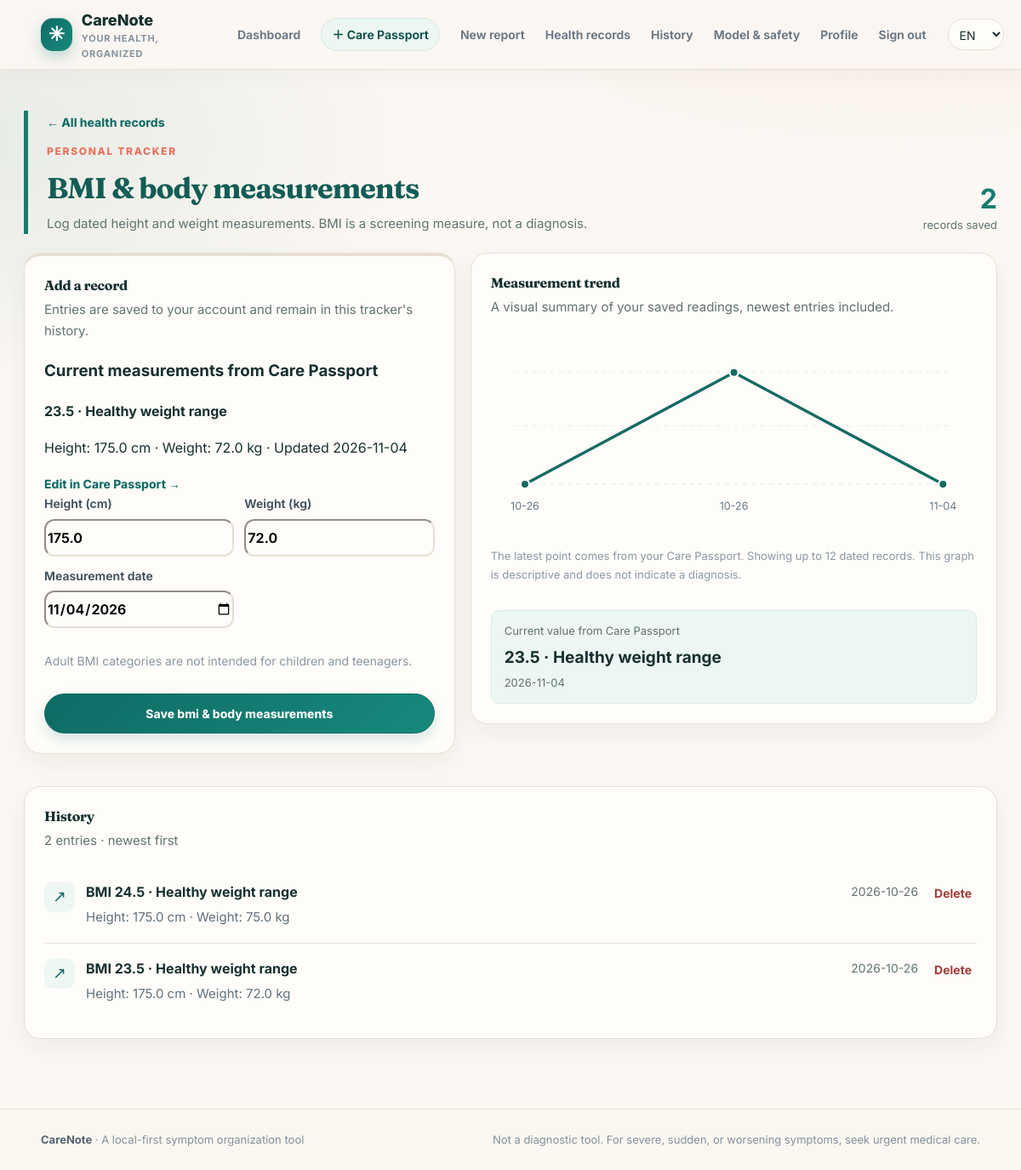
Page /health-records/bmi (signed in) on the committed database.
### tables this page shows
CREATE TABLE health_profiles (
                user_id INTEGER PRIMARY KEY, profile_json TEXT, status TEXT NOT NULL DEFAULT 'pending',
                updated_at TEXT NOT NULL,
                FOREIGN KEY(user_id) REFERENCES users(id) ON DELETE CASCADE);

CREATE TABLE health_entries (
                id INTEGER PRIMARY KEY AUTOINCREMENT, user_id INTEGER NOT NULL,
                entry_type TEXT NOT NULL, entry_json TEXT NOT NULL, recorded_at TEXT NOT NULL,
                FOREIGN KEY(user_id) REFERENCES users(id) ON DELETE CASCADE);

### app.py (the view, shortened to what this page needs)
    @app.route("/health-records/<section>", methods=["GET", "POST"])
    @login_required
    def health_record_detail(section):
        if section not in HEALTH_SECTIONS: abort(404)
        cfg = HEALTH_SECTIONS[section]
        all_entries = load_health_entries(g.user["id"])
        entries = [item for item in all_entries if section_matches(section, item)]
        entries.sort(key=lambda item: (item.get("date") or item["recorded_at"][:10], item["recorded_at"]))
        profile_record = load_health_profile_record(g.user["id"])
        passport_profile = profile_record["profile"] if profile_record else None
        passport_bmi = passport_tracker_value("bmi", profile_record)
        passport_medications = passport_profile.get("medications", []) if passport_profile else []
        passport_has_medication_status = bool(
            passport_profile and (passport_medications or passport_profile.get("no_medications"))
        )
        numeric_key = {"bmi": "bmi", "blood-pressure": "systolic", "temperature": "value", "pulse": "bpm"}.get(section)
        graph_points = []
        graph_points_secondary = []
        if numeric_key and entries:
            chart_entries = entries[-12:]
            if section == "bmi" and passport_value_is_newest(passport_bmi, entries):
                chart_entries = entries[-11:] + [passport_bmi["item"]]
                chart_entries.sort(key=lambda item: (item.get("date") or item["recorded_at"][:10], item["recorded_at"]))
            values = []
            secondary_values = []
            for item in chart_entries:
                value = float(item.get(numeric_key, 0))
                if section == "temperature" and item.get("unit") == "F": value = (value - 32) * 5 / 9
                values.append(value)
                if section == "blood-pressure": secondary_values.append(float(item.get("diastolic", 0)))
            all_values = values + secondary_values
            low, high = min(all_values), max(all_values)
            spread = high - low or max(abs(high) * 0.1, 1)
            for index, (item, value) in enumerate(zip(chart_entries, values)):
                x = 35 + (index * 430 / max(1, len(chart_entries) - 1))
                y = 155 - ((value - low) / spread) * 115
                label = (item.get("date") or item["recorded_at"][:10])[-5:]
                graph_points.append({"x": round(x, 1), "y": round(y, 1), "coords": f"{x:.1f},{y:.1f}", "label": label, "value": round(value, 1)})
                if section == "blood-pressure":
                    dvalue = secondary_values[index]
                    dy = 155 - ((dvalue - low) / spread) * 115
                    graph_points_secondary.append({"x": round(x, 1), "y": round(dy, 1), "coords": f"{x:.1f},{dy:.1f}", "label": label, "value": round(dvalue, 1)})
        severity_counts = []
        if section == "symptoms":
            severity_counts = [{"label": label, "count": sum(1 for item in entries if item.get("severity") == label)} for label in ("Mild", "Moderate", "Severe", "Unsure")]
        activity_counts = []
        if section in {"symptoms", "medications", "appointments"}:
            grouped = Counter((item.get("date") or item["recorded_at"][:10]) for item in entries)
            activity_counts = [{"date": day, "count": count} for day, count in sorted(grouped.items())[-8:]]
        activity_max = max([row["count"] for row in activity_counts], default=1)
        latest = entries[-1] if entries else None
        latest_value = health_display_value(section, latest) if latest else None
        latest_source = ""
        passport_value = passport_tracker_value(section, profile_record)
        if passport_value_is_newest(passport_value, entries):
            latest = {"date": passport_value["date"], "recorded_at": passport_value["recorded_at"]}
            latest_value = passport_value["value"]
            latest_source = passport_value["source"]
        return render_template("health_record_detail.html", title=cfg["title"], section=section, config=cfg, entries=list(reversed(entries[-100:])), today=datetime.now(timezone.utc).date().isoformat(), graph_points=graph_points, graph_polyline=" ".join(point["coords"] for point in graph_points), graph_points_secondary=graph_points_secondary, graph_polyline_secondary=" ".join(point["coords"] for point in graph_points_secondary), severity_counts=severity_counts, activity_counts=activity_counts, activity_max=activity_max, latest=latest, latest_value=latest_value, latest_source=latest_source, total=len(entries), passport_profile=passport_profile, passport_record=profile_record, passport_bmi=passport_bmi, passport_medications=passport_medications, passport_has_medication_status=passport_has_medication_status)

### modules/health_profile.py (called while the page is built)
def calc_age(dob_iso, today=None):
    today = today or date.today()
    try:
        dob = date.fromisoformat(str(dob_iso)[:10])
    except ValueError:
        return None
    if dob > today:
        return None
    age = today.year - dob.year - ((today.month, today.day) < (dob.month, dob.day))
    return age if 0 <= age <= 120 else None

def bmi_info(height_cm, weight_kg):
    if not height_cm or not weight_kg:
        return None, None
    bmi = round(weight_kg / ((height_cm / 100) ** 2), 1)
    cat = ("Underweight" if bmi < 18.5 else "Healthy weight range" if bmi < 25
           else "Overweight range" if bmi < 30 else "Obesity range")
    return bmi, cat

### templates/health_record_detail.html (shortened to what this page needs)
{% extends 'base.html' %}
{% block content %}
<section class="page-heading compact health-detail-heading tool-{{ config.accent }}"><div><a class="text-link" href="{{ url_for('health_records_page') }}">← All health records</a><div class="eyebrow">PERSONAL TRACKER</div><h1>{{ config.title }}</h1><p>{% if section=='bmi' %}Log dated height and weight measurements. BMI is a screening measure, not a diagnosis.{% elif section=='blood-pressure' %}Save each reading with its date and review systolic and diastolic trends.{% elif section=='temperature' %}Record temperatures in Celsius or Fahrenheit. The conversion is for reference only.{% elif section=='pulse' %}Keep a dated record of heart rate in beats per minute.{% elif section=='symptoms' %}Keep a timeline of symptoms, their severity, duration, and any notes.{% elif section=='medications' %}Document medications and the instructions you have been given. CareNote does not recommend medication or dosage.{% else %}Write down questions and topics you want to discuss with your clinician.{% endif %}</p></div><div class="health-detail-stat"><strong>{{ total }}</strong><span>{{ 'record' if total==1 else 'records' }} saved</span></div></section>
<div class="health-detail-layout">
<section class="panel health-detail-form tool-{{ config.accent }}"><div class="panel-heading"><div><h2>Add a record</h2><p>Entries are saved to your account and remain in this tracker's history.</p></div></div>
{% if section=='bmi' and passport_bmi %}<div class="passport-sync-card"><h3>Current measurements from Care Passport</h3><strong>{{ passport_bmi.value }}</strong><p>Height: {{ passport_profile.height_cm }} cm · Weight: {{ passport_profile.weight_kg }} kg · Updated {{ passport_record.updated_at[:10] }}</p><a class="text-link" href="{{ url_for('onboarding') }}">Edit in Care Passport →</a></div>{% endif %}
{% if section in ['bmi','blood-pressure','temperature','pulse'] %}
<form method="post" action="{{ url_for('health_record_detail',section=section) }}" class="health-log-form"><input type="hidden" name="csrf_token" value="{{ csrf_token() }}"><input type="hidden" name="entry_type" value="measurement">
{% if section=='bmi' %}<div class="health-field-grid"><label>Height (cm)<input required type="number" name="height_cm" min="50" max="250" step="0.1" value="{{ passport_profile.height_cm if passport_profile and passport_profile.height_cm else '' }}" placeholder="e.g. 170"></label><label>Weight (kg)<input required type="number" name="weight_kg" min="2" max="500" step="0.1" value="{{ passport_profile.weight_kg if passport_profile and passport_profile.weight_kg else '' }}" placeholder="e.g. 68.5"></label><label>Measurement date<input type="date" name="date" value="{{ today }}" required></label></div><p class="field-help">Adult BMI categories are not intended for children and teenagers.</p>
{% else %}<div class="health-field-grid"><label>Heart rate (BPM)<input required type="number" name="bpm" min="20" max="300" placeholder="e.g. 72"></label><label>Reading date<input type="date" name="date" value="{{ today }}" required></label></div>{% endif %}
<button class="button" type="submit">Save {{ config.title|lower }}</button></form>
{% endif %}
</section>
<section class="panel health-trend-panel"><div class="panel-heading"><div><h2>{% if section in ['bmi','blood-pressure','temperature','pulse'] %}Measurement trend{% elif section=='symptoms' %}Severity overview{% elif section=='medications' %}Medication history{% else %}Appointment history{% endif %}</h2><p>{% if section in ['bmi','blood-pressure','temperature','pulse'] %}A visual summary of your saved readings, newest entries included.{% elif section=='symptoms' %}Count of symptom entries by self-reported severity.{% else %}Your saved entries, ordered by date.{% endif %}</p></div></div>
{% if graph_points %}<div class="health-svg-wrap"><svg class="health-line-chart" viewBox="0 0 500 205" role="img" aria-label="Trend of saved {{ config.title|lower }} readings"><line x1="25" y1="40" x2="475" y2="40" class="chart-grid-line"/><line x1="25" y1="95" x2="475" y2="95" class="chart-grid-line"/><line x1="25" y1="155" x2="475" y2="155" class="chart-grid-line"/><polyline points="{{ graph_polyline }}" class="health-chart-line"/>{% if section=='blood-pressure' %}<polyline points="{{ graph_polyline_secondary }}" class="health-chart-line health-chart-line-secondary"/>{% endif %}{% for point in graph_points %}<circle cx="{{ point.x }}" cy="{{ point.y }}" r="4.5" class="health-chart-dot"><title>{{ point.label }}: {{ point.value }}</title></circle><text x="{{ point.x }}" y="181" text-anchor="middle" class="health-chart-label">{{ point.label }}</text>{% endfor %}</svg><p class="chart-footnote">{% if section=='blood-pressure' %}Systolic is shown as the main line and diastolic as the second line.{% elif section=='temperature' %}Temperatures are normalized to Celsius for comparison.{% endif %}{% if section=='bmi' and latest_source=='Care Passport' %} The latest point comes from your Care Passport.{% endif %} Showing up to 12 dated records. This graph is descriptive and does not indicate a diagnosis.</p></div>{% endif %}
{% if latest %}<div class="health-latest-callout"><span>{% if latest_source %}Current value from {{ latest_source }}{% else %}Latest saved value{% endif %}</span><strong>{{ latest_value }}</strong><small>{{ latest.date or latest.recorded_at[:10] }}</small></div>{% endif %}
</section>
</div>
<section class="panel health-log-history"><div class="panel-heading"><div><h2>History</h2><p>{{ total }} {{ 'entry' if total==1 else 'entries' }} · newest first</p></div></div>
{% if entries %}<div class="health-log-list">{% for entry in entries %}<article class="health-log-row"><div class="health-log-badge">{% if section=='bmi' %}↗{% elif section=='blood-pressure' %}♡{% elif section=='temperature' %}℃{% elif section=='pulse' %}♥{% elif section=='symptoms' %}◷{% elif section=='medications' %}▤{% else %}✎{% endif %}</div><div class="health-log-content"><div class="health-log-row-top"><strong>{% if section=='bmi' %}BMI {{ entry.bmi }} · {{ entry.category }}{% elif section=='blood-pressure' %}{{ entry.systolic|int }}/{{ entry.diastolic|int }} mmHg{% elif section=='temperature' %}{{ entry.value }} °{{ entry.unit }}{% if entry.unit=='C' %} ({{ ((entry.value|float * 9 / 5) + 32)|round(1) }} °F){% else %} ({{ (((entry.value|float - 32) * 5 / 9))|round(1) }} °C){% endif %}{% elif section=='pulse' %}{{ entry.bpm|int }} BPM{% elif section=='symptoms' %}{{ entry.symptom }}{% elif section=='medications' %}{{ entry.name }}{% else %}Appointment questions{% endif %}</strong><span>{{ entry.date or entry.recorded_at[:10] }}</span></div>{% if section=='bmi' %}<p>Height: {{ entry.height_cm }} cm · Weight: {{ entry.weight_kg }} kg</p>{% elif section=='symptoms' %}<p>{{ entry.severity }} · Duration: {{ entry.duration }}{% if entry.notes %} · {{ entry.notes }}{% endif %}</p>{% elif section=='medications' %}<p>Dosage: {{ entry.dosage or 'Not entered' }} · Schedule: {{ entry.schedule or 'Not entered' }}</p>{% elif section=='appointments' %}<p class="saved-question-text">{{ entry.questions }}</p>{% endif %}</div><form method="post" action="{{ url_for('delete_health_entry',entry_id=entry.id) }}"><input type="hidden" name="csrf_token" value="{{ csrf_token() }}"><button class="text-button delete-log-button" type="submit" data-confirm="Delete this health record?">Delete</button></form></article>{% endfor %}</div>{% else %}<div class="empty-state"><h3>No records saved yet</h3><p>Your new entries will appear here, with their dates and details.</p></div>{% endif %}</section>
{% endblock %}

### static/theme.css (style rules this page uses)
:root { --ink:#16302f;--muted:#5f7371;--line:#e7dfd3;--bg:#fbf7f2;--brand:#0f6b63;--brand-dark:#0a4f49;--coral:#e8725c;--sun:#f4c26b;--mint:#dff1ec;--lav:#ece7f8;--peach:#ffe9dc;--blue:#e3eefb;--teal-deep:#0c3b38;--shadow:0 18px 40px rgba(15,70,64,.09) }
body { background:radial-gradient(900px 420px at 88% -8%,rgba(232,114,92,.10),transparent 70%),radial-gradient(800px 400px at -6% 12%,rgba(15,107,99,.09),transparent 70%),var(--bg) }
h1,h2,.pp-who strong { font-family:Fraunces,Georgia,"Times New Roman",serif;letter-spacing:-.02em }
.button { border-radius:999px }
.button:not(.button-secondary):not(.button-danger) { background:var(--brand) }
.panel,.stat-card,.feature-card,.auth-card { border-radius:20px;border-color:var(--line) }
.eyebrow { color:var(--coral);letter-spacing:.14em }
:root { --paper: #fffdfa; --paper-deep: #f4eee6; --coral-soft: #fff0e9; --teal-soft: #edf6f2; }
body { color: var(--ink); font-family: Inter, "Segoe UI", Roboto, Arial, sans-serif; }
h1, h2, .auth-aside h1, .health-detail-heading h1 { font-family: Fraunces, Georgia, "Times New Roman", serif; letter-spacing: -.025em; }
.button:not(.button-secondary):not(.button-danger) { background: linear-gradient(135deg, var(--brand), #17897d); border-color: var(--brand); box-shadow: 0 7px 16px rgba(15, 107, 99, .16); }
.eyebrow { color: var(--coral); }
.panel, .stat-card, .feature-card, .auth-card, .wizard-main, .wizard-aside, .review-card, .notice-card, .health-tool-card, .health-log-history, .health-trend-panel, .health-detail-form, .model-stats, .danger-zone { border-color: var(--line); border-radius: 20px; box-shadow: 0 10px 28px rgba(15, 70, 64, .055); }
.panel, .stat-card, .feature-card, .auth-card, .wizard-main, .wizard-aside, .review-card, .notice-card, .health-tool-card, .health-log-history, .health-trend-panel, .health-detail-form, .model-stats, .danger-zone, .health-hub-card, .profile-health-item { background-color: var(--paper); }
.feature-card, .stat-card, .health-hub-card, .profile-health-item, .report-row, .health-log-row, .quick-links a { transition: transform .2s ease, box-shadow .2s ease, border-color .2s ease; }
.form-stack input, .form-stack select, .form-stack textarea, .search-row input, .health-log-form input, .health-log-form select, .health-log-form textarea, .health-detail-form input, .health-detail-form select, .health-detail-form textarea, .symptom-search input { border-color: var(--line); border-radius: 12px; background-color: var(--paper); }
.symptom-option, .choice-card, .report-row, .health-log-row, .health-report-grid > div, .metric-grid > div, .safety-list > div { border-color: var(--line); background-color: var(--paper); }
.review-safety, .info-panel, .health-records-intro, .health-latest-callout, .ob-privacy { background: var(--teal-soft); border-color: #d5e9e1; }

### rows in the picture
health_profiles: updated_at "2026-11-04"
health_entries: bmi "24.5", category "Healthy weight range", recorded_at "2026-10-26", height_cm "175.0", weight_kg "75.0"
health_entries: bmi "23.5", category "Healthy weight range", recorded_at "2026-10-26", height_cm "175.0", weight_kg "72.0"

### other values in the picture
{{ config.title }} "BMI & body measurements"
{{ total }} "2"
{{ 'record' if total==1 else 'records' }} "records"
{{ passport_bmi.value }} "23.5 · Healthy weight range"
{{ passport_profile.height_cm }} "175.0"
{{ passport_profile.weight_kg }} "72.0"
{{ config.title|lower }} "bmi & body measurements"
{{ point.label }} "10-26" "10-26" "11-04"
{{ latest_source }} "Care Passport"
{{ latest_value }} "23.5 · Healthy weight range"
{{ latest.date or latest.recorded_at[:10] }} "2026-11-04"
{{ 'entry' if total==1 else 'entries' }} "entries"
